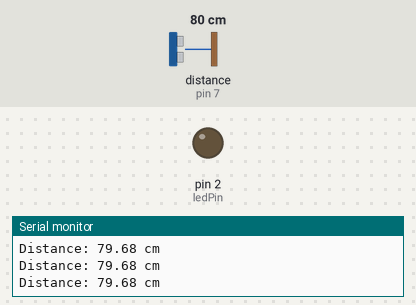
Bench run of a sketch on a simulated Arduino Uno, built with avr-gcc and run on an emulated ATmega328P. Parts: output pins drawn as LEDs (lit = HIGH), the last lines printed to the serial monitor. Wiring (inferred from the names in the program): ultrasonic range finder: trigger pin 8; echo pin 7. Inputs (shaded band) come from the test bench; at power-on: distance to the obstacle (sensor on pin 7) 80 cm. The echo pulse lasts 58.3 µs per cm; pins used as bus, display or sensor lines are not drawn.

Above: at 1.3 s.
1.4 s: distance to the obstacle (sensor on pin 7) set to 33 cm
2.9 s: distance to the obstacle (sensor on pin 7) set to 28 cm
At 4.0 s:
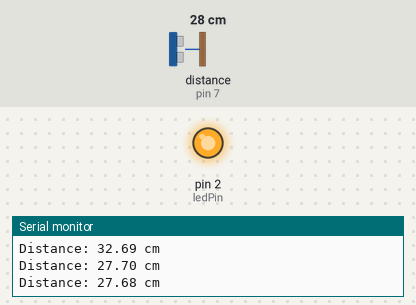
4.5 s: distance to the obstacle (sensor on pin 7) set to 12 cm
6.0 s: distance to the obstacle (sensor on pin 7) set to 9 cm
At 6.8 s:
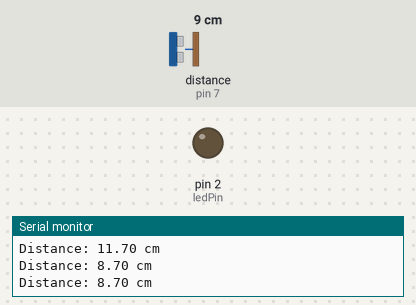
7.5 s: distance to the obstacle (sensor on pin 7) set to 18 cm
At 8.2 s:
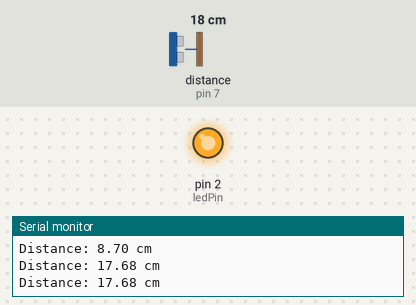
Timing chart, 0 to 10.0 s (numbered marks = the images above; inputs shaded):
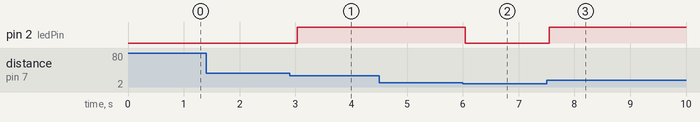

The sketch:

sketch_not_updated_LED.ino
```cpp
const int trigPin = 8; //this sets up the trigger pin, which emits the soundwave for detection
const int echoPin = 7; //this pin recieves the signal, or sound, and tells arduino how long it took
const int ledPin = 2; //this is the pin for LED


void setup() {
  pinMode(trigPin, OUTPUT);
  pinMode(echoPin, INPUT);
  pinMode(ledPin, OUTPUT);
  Serial.begin(9600); //sends data in 9600 bits/sec or 9600 baud
}

void loop() {
  long duration; //variable duration, long is extra long integer :)
  float distance; //variable distance, type is float

  //digitalWrite is a function that allows to set pins on HIGH or LOW
  digitalWrite(trigPin, LOW); //sets the voltage to LOW or 0 = pre-setting for the actual program
  delayMicroseconds(2); //pauses program for 2 microseconds, tiny buffer for pre-setting
  digitalWrite(trigPin, HIGH); //emits sound pulse
  delayMicroseconds(10); //wait for 10 microseconds to allow for pulses
  digitalWrite(trigPin, LOW); //ends the 10 microsecond pulse

  duration = pulseIn(echoPin, HIGH); //measures the amount of time echoPin stays HIGH
  distance = 0.0343*duration/2; //calculates distance using v=lambda*f, where v=d/t, so d/t = 343m/s
  Serial.print("Distance: "); //prints distance: x cm
  Serial.print(distance);
  Serial.println(" cm"); //println here so that each distance reading isn't all on the same line, ln makes sure it prints, but the next string is on a different line

  if (10 < distance && distance < 30){
    digitalWrite(ledPin, HIGH); //led stays on if there is an object that is less than 30 cm away
  } else if (distance <= 10){   //led blinks if 10 cm or less away
        digitalWrite(ledPin, HIGH);
        delayMicroseconds(500);
        digitalWrite(ledPin,LOW);
  } else {
      digitalWrite(ledPin, LOW); //if faether than 30 cm turn off led
  }


  delay(500); // allows for loop to rest for 500 miliseconds


}
```

Measured:
- the behaviour switches between 31 and 30 cm on distance to the obstacle (sensor on pin 7) (found by bisection; images 0 and 1)
- the behaviour switches between 11 and 10 cm on distance to the obstacle (sensor on pin 7) (found by bisection; images 1 and 2)
- after the input at 2.9 s, pin 2 (ledPin): LOW → HIGH after 0.13 s
- after the input at 6.0 s, pin 2 (ledPin): HIGH → LOW at once
- after the input at 7.5 s, pin 2 (ledPin): LOW → HIGH after 0.05 s
